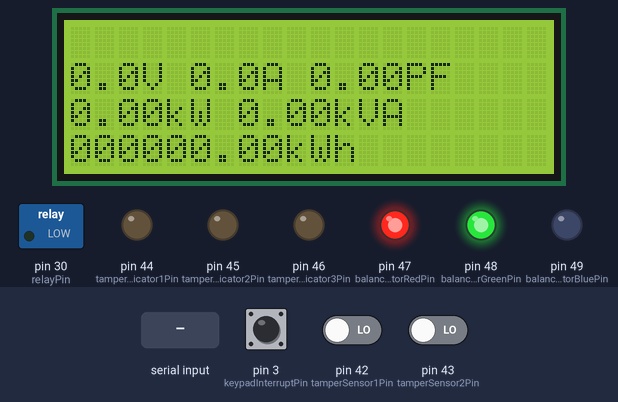
Recording of a sketch running on a simulated Arduino Mega 2560, built with avr-gcc and run on an emulated ATmega2560. Shown: 20×4 character LCD, switched loads named in the sketch (green lamp = pin HIGH), output pins drawn as LEDs (lit = HIGH). The inputs (shaded band) are chosen by the test bench; at power-on: pin 42 (tamperSensor1Pin) LOW, pin 43 (tamperSensor2Pin) LOW, pin 3 (keypadInterruptPin) LOW. The local clock reads 2024-03-15 10:24:30 at power-on unless the sketch sets it; what the sketch prints to the serial monitor is not drawn.

Above: at 2.5 s.
2.6 s: pin 42 (tamperSensor1Pin) driven HIGH
At 5.4 s:
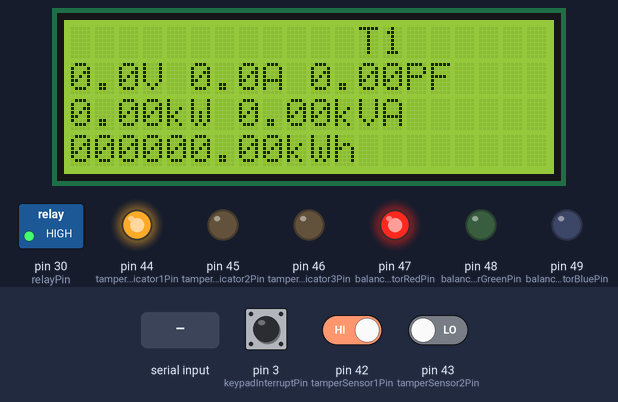
5.6 s: pin 43 (tamperSensor2Pin) driven HIGH
At 8.4 s:
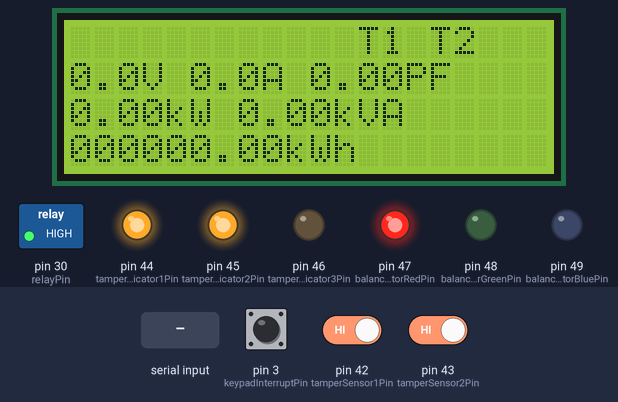
8.6 s: "<90,45,200>" received over the second serial link
At 11.4 s:
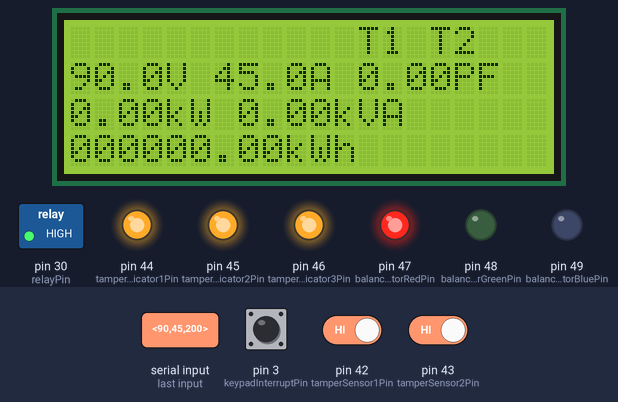
11.6 s: pin 3 (keypadInterruptPin) pulled HIGH for 0.15 s
At 12.6 s:
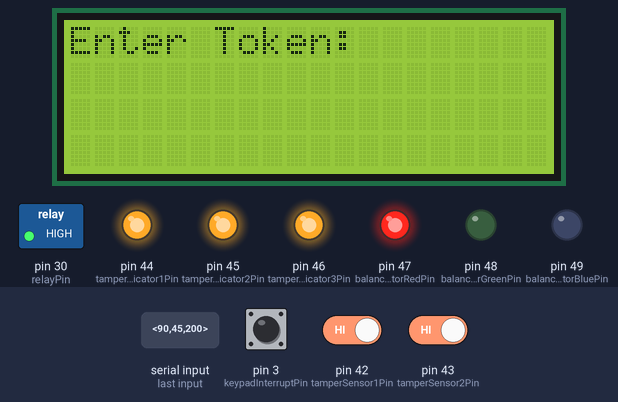
Timing chart, 0 to 14.2 s (numbered marks = the images above; inputs shaded):
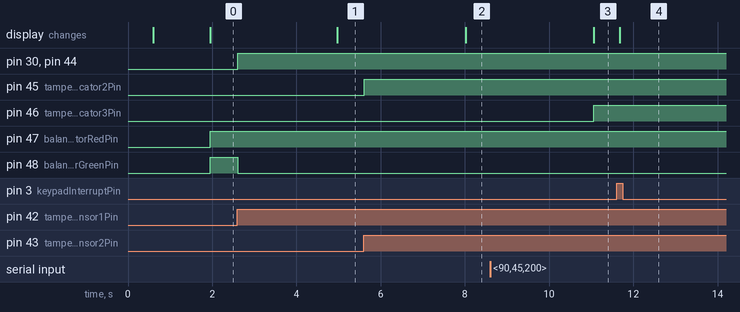

The sketch:

semMega.ino
```cpp
#include <Wire.h>
#include "RTClib.h"
#include <Keypad.h>
#include <LiquidCrystal_I2C.h>

// Defining serial lines
#define gsmSerial  Serial1
#define meterSerial Serial2
// defining RTC object
RTC_DS1307 rtc;
// defining LCD object
LiquidCrystal_I2C lcd(0x38,20,4);
// Keypad Setups
const byte ROWS = 4; //four rows
const byte COLS = 3; //three columns
char keys[ROWS][COLS] = {
        {'1','2','3'},
        {'4','5','6'},
        {'7','8','9'},
        {'*','0','#'}
    };
//connect to the row pin-outs of the keypad
byte rowPins[ROWS] = {25, 26, 27, 28};
//connect to the column pin-outs of the keypad
byte colPins[COLS] = {24, 23, 22};
//initialize an instance of class NewKeypad
Keypad keypad = Keypad(makeKeymap(keys), rowPins, colPins, ROWS, COLS);

//======================================
//==== define input and output pins ====
//======================================
// interrupt pin
int keypadInterruptPin = 3;
// sensor pins
const byte tamperSensor1Pin = 42;
const byte tamperSensor2Pin = 43;
// Tamper Indicator pins
const byte tamperIndicator1Pin = 44;
const byte tamperIndicator2Pin = 45;
const byte tamperIndicator3Pin = 46;
const byte balanceIndicatorRedPin = 47;
const byte balanceIndicatorBluePin = 49;
const byte balanceIndicatorGreenPin = 48;
// control pins
const byte relayPin = 30;

//======================================
//========== define variables ==========
//======================================
// for sensor
int tamper1State=0, tamper2State=0;
// metering IC parameters
float vRMS, ipRMS, inRMS, kW, kVA, pf, kWh;
// for RTC
int year, month, day, hour, minute, second;
// for control
float purchasedEnergy = 0.02;
unsigned long previousMillis = 0;
unsigned long lastDisplayTime = 6000;
// for display
String timestamp, cvs;

char var='0';

// tamper flags
bool t1Flag = false, t2Flag = false, t3Flag = false;
// keypad variables
char keypressed;
String inputString = "";
bool keyPressedAtInterrupt = false;


void setup(){
	//======================================
	//===== Serial Communication Setup =====
	//======================================
	Serial.begin(9600);
	gsmSerial.begin(9600);
	meterSerial.begin(9600);
	delay(500);

	//======================================
	//============PINMODE Setup ============
	//======================================
	// INPUT Pins
	pinMode(tamperSensor1Pin, INPUT);
	pinMode(tamperSensor2Pin, INPUT);
	pinMode(keypadInterruptPin, INPUT);
	// OUTPUT Pins
	pinMode(relayPin, OUTPUT);
	pinMode(tamperIndicator1Pin, OUTPUT);
	pinMode(tamperIndicator2Pin, OUTPUT);
	pinMode(tamperIndicator3Pin, OUTPUT);
	pinMode(balanceIndicatorRedPin, OUTPUT);
	pinMode(balanceIndicatorBluePin, OUTPUT);
	pinMode(balanceIndicatorGreenPin, OUTPUT);

	//===========================================
    //-------- External Interrupt settings ------
    //===========================================
    // setting interrupt for the Keypad
	attachInterrupt(digitalPinToInterrupt(keypadInterruptPin), callReadToken, RISING);

	//======================================
	//========== LCD Display Setup =========
	//======================================
	lcd.init();
	lcd.backlight();
	lcd.setCursor(0,1);
	lcd.print("  SMART METER TEST  ");
	lcd.setCursor(0,2);
	lcd.print("      By ESS      ");
	delay(500);

	//======================================
	//=============== RTC Setup ============
	//======================================
	rtcSetup();
	//======================================
	//======== Initial Relay Setup =========
	//======================================
	// Setting relay pin based on available kWh
    if(purchasedEnergy>0.0){
        digitalWrite(relayPin, LOW);
    } else {
        digitalWrite(relayPin, HIGH);
    }
}

void loop(){
	// reading tamper sensors
	tamper1State = digitalRead(tamperSensor1Pin);
	tamper2State = digitalRead(tamperSensor2Pin);

	unsigned long currentMillis = millis();
	if(currentMillis-lastDisplayTime>3000){
		// requesting data from Meter IC
		readMeteringIC();
		// formatting revised data
		int kwhDigites = 5;
		float temp = kWh/10.0;
		while(temp>1.0) {
			kwhDigites -= 1;
			temp/=10.0;
		}

		// Reading the RTC
		readRTC();
		delay(50);
		// formatting data to CSV
		formatDataCSV();

		//======================================
		//======= displaying parameters ========
		//======================================
		// serial display
		Serial.println("For Debugging");
		serialDisplay(kwhDigites);
		delay(100);

		// sending to database
		gsmSerial.println("Sending Data To DB");
		gsmSerial.println(cvs);
		gsmSerial.println();
		delay(100);

		// LCD display
		lcdDisplay(kwhDigites);
		lastDisplayTime = currentMillis;
    }
    //======================================
	//=========== Keypad Reading ===========
	//======================================
    // Checking for keypad press
	if(keyPressedAtInterrupt){
		inputString = readKeypadString();
		delay(50);
	}
	// token validation and verification
	if(inputString!=""){
		Serial.println(inputString);
		lcd.setCursor(0,2);
		lcd.print(inputString);
		char arrayChar[10];
		inputString.toCharArray(arrayChar, 10);
		float purchasedKWH = atof(arrayChar);
		purchasedEnergy+=(0.1*purchasedKWH);
		inputString = "";
	}

	//===========================================
    //-------- setting tamper indicators --------
    //===========================================
    setTamperIndicators();

    //======================================
	//=========== Service control ==========
	//======================================
	loadContol();
}

// keypad Interrupt Interrupt Service Routine (ISR)
void callReadToken(){
	keyPressedAtInterrupt = true;
}

// string parsing function
void parseData(char *data) {
	char *token;
	char *strings[10];
	byte index = 0;
	token = strtok(data, ",");
	while(token!=NULL){
		strings[index] = token;
		index++;
		token = strtok(NULL, ",");
	}
	//assigning the parameters
	vRMS = atof(strings[0]);
	ipRMS = atof(strings[1]);
	inRMS = atof(strings[2]);
	kW = atof(strings[3]);
	kVA = atof(strings[4]);
	pf = atof(strings[5]);
	kWh = atof(strings[6]);
}

// reading data from metering IC
void readMeteringIC(){
	// requesting data from Meter IC
	meterSerial.println("send");
	delay(500);
	char dataBuffer[100];
	if (meterSerial.available()) {
		bool receiving = false; int index;
		while(meterSerial.available()){
			char ch = meterSerial.read();
			if(ch == '<') {
				receiving = true;
				index = 0;
			}
			else if(ch == '>') {
				receiving = false;
				dataBuffer[index] = '\0';
				break;
			}
			else if(receiving) {
				dataBuffer[index++] = ch;
			}
		}
		// parsing the data from Meter IC
		parseData(dataBuffer);
		// Serial.println(dataBuffer));
	}
}

// keypad Input Char Reading
char readKeypadChar(){
	Serial.print("Enter: ");
	while(true){
		keypressed = keypad.getKey();
		if(keypressed){
			if(keypressed=='#') {
				break;
			} else{
				var = (char)keypressed;
				Serial.print(var);
			}
		}
	}
	Serial.println();
	keyPressedAtInterrupt = false;
	return var;
}

// keypad Input String Reading
String readKeypadString(){
	int cursorPos = 0;
	inputString = "";
    Serial.print("Enter Token: ");
	lcd.clear();
    lcd.setCursor(0,0);
    lcd.print("Enter Token: ");
    lcd.setCursor(0,1);
	while(true){
		keypressed = keypad.getKey();
		if(keypressed){
			if(keypressed=='#'){
				break;
			} else if(keypressed=='*'){
				continue;
			} else{
				inputString+=keypressed;
				Serial.print(keypressed);
				lcd.print(keypressed);
			}
		}
	}
	keyPressedAtInterrupt = false;
	// Serial.println();

	return inputString;
}

// format data to CSV
void formatDataCSV() {
	// making a CVS for sending
	cvs = String(timestamp)+"-> "+String(vRMS)+","+String(ipRMS)+","+String(inRMS)+","+String(kW)+","+String(kVA);
	cvs += String(pf)+","+String(kWh)+","+String(t1Flag)+","+String(t2Flag)+","+String(t3Flag);
}

// Serial displaying function
void serialDisplay(int count){
    String preFix = "";
    for(int i=0;i<count;i++){
        preFix += '0';
    }
    Serial.print(String(vRMS) + "V ");
    Serial.print(String(ipRMS) + "A ");
    Serial.print(String(inRMS) + "A ");
    Serial.print(String(kW) + "kW ");
    Serial.print(String(kVA) + "kVA ");
    Serial.print(String(pf) + "PF ");
    Serial.println(preFix+ String(kWh) + "kWh");
    Serial.println("Available kWh:"+String(purchasedEnergy-kWh));
    Serial.println("\n");
}

// LCD displaying function
void lcdDisplay(int count){
    String preFix = "";
    for(int i=0;i<count;i++){
        preFix += '0';
    }
    // clearing previous values
    lcd.clear();
    //1st row of LCD
    if(t1Flag) {lcd.setCursor(12,0); lcd.print("T1 ");}
    if(t2Flag) {lcd.setCursor(15,0); lcd.print("T2 ");}
    if(t3Flag) {lcd.setCursor(18,0);lcd.print("T3");}
    // 2nd row of LCD
    lcd.setCursor(0,1);
    lcd.print(String(vRMS,1)+"V ");
    lcd.print(String(ipRMS,1)+"A ");
    lcd.print(String(pf)+"PF");
    // 3rd row of LCD
    lcd.setCursor(0,2);
    lcd.print(String(kW)+"kW ");
    lcd.print(String(kVA)+"kVA ");
    // 4th row of LCD
    lcd.setCursor(0,3);
    lcd.print(preFix+String(kWh)+"kWh");
}

// setting tamper statues
void setTamperIndicators() {
    // Main Cover Sensor
	digitalWrite(tamperIndicator1Pin, tamper1State);
	if(tamper1State){t1Flag=true;}else{t1Flag=false;}
	// Terminal Cover sensor
	digitalWrite(tamperIndicator2Pin, tamper2State);
	if(tamper2State){t2Flag=true;}else{t2Flag=false;}
	// Neutral Tamper
	if(abs(ipRMS-inRMS)>0.5) {
		digitalWrite(tamperIndicator3Pin,HIGH);
		t3Flag = true;
	} else {
		digitalWrite(tamperIndicator3Pin,LOW);
		t3Flag = false;
	}
}

// setting balance Indicators
void setBalanceIndicators(int red, int green, int blue){
	digitalWrite(balanceIndicatorRedPin, red);
	digitalWrite(balanceIndicatorBluePin, blue);
	digitalWrite(balanceIndicatorGreenPin, green);
}

// balance checking and Load Control
void loadContol(){
    if(purchasedEnergy>kWh){
    	float diff = purchasedEnergy-kWh;
    	if(!t1Flag&&!t2Flag&&!t3Flag){
	        if(diff>=0.05){
	            digitalWrite(relayPin, LOW);
	            setBalanceIndicators(LOW, HIGH, LOW);
	        } else if(diff>=0.01 && diff < 0.05){
	        	// warring
	            digitalWrite(relayPin, LOW);
	            setBalanceIndicators(HIGH, HIGH, LOW);
	        } else{
	        	// cutoff
	            digitalWrite(relayPin, HIGH);
	            setBalanceIndicators(HIGH, LOW, LOW);
	        }
    	} else{
    		if(t1Flag) Serial.println("Main Cover is Open");
    		if(t2Flag) Serial.println("Terminal Cover is Open");
    		if(t3Flag) Serial.println("Current Difference");
    		digitalWrite(relayPin, HIGH);
	        setBalanceIndicators(HIGH, LOW, LOW);
    	}
    } else{
        digitalWrite(relayPin, HIGH);
        setBalanceIndicators(HIGH, LOW, LOW);
    }
}
// RTC setup
void rtcSetup(){
	if (!rtc.begin()) {
		// Serial.println("Couldn't find RTC");
		while (1);
	}
	if (!rtc.isrunning()) {
		// Serial.println("RTC is NOT running, setting time!");
		rtc.adjust(DateTime(F(__DATE__), F(__TIME__)));
	}
}

// reading RTC
void readRTC() {
	DateTime now = rtc.now();
	year = now.year(); month = now.month(); day = now.day();
	hour = now.hour(); minute = now.minute(); second = now.second();

	timestamp = String(year)+":"+String(month)+":"+String(day)+":"+String(hour)+':'+ String(minute)+':'+String(second);
}
```

Measured:
- after the input at 2.6 s, pin 30 (relayPin), pin 44 (tamperIndicator1Pin): LOW → HIGH at once; pin 48 (balanceIndicatorGreenPin): HIGH → LOW at once; the display: changes after 2.4 s (image 1)
- after the input at 5.6 s, pin 45 (tamperIndicator2Pin): LOW → HIGH at once; the display: changes after 2.4 s (image 2)
- after the input at 8.6 s, pin 46 (tamperIndicator3Pin): LOW → HIGH after 2.5 s; the display: changes after 2.5 s (image 3)
- after the input at 11.6 s, the display: changes after 0.08 s (image 4)
